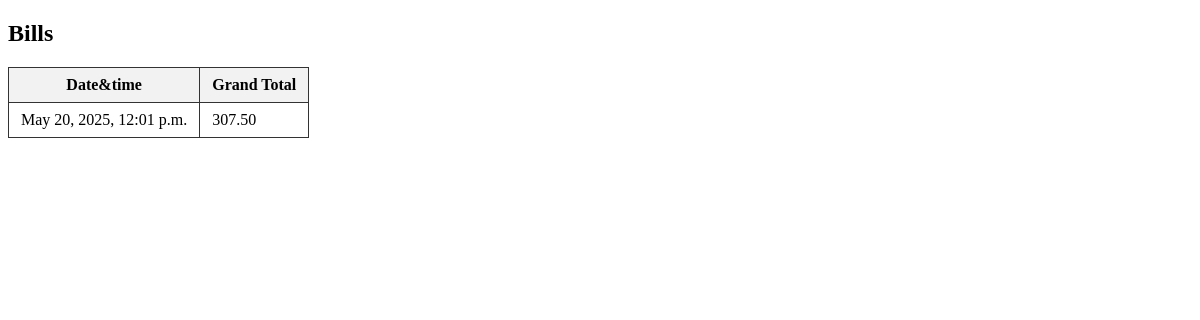
/bills, run on an earlier commit of the app's database.
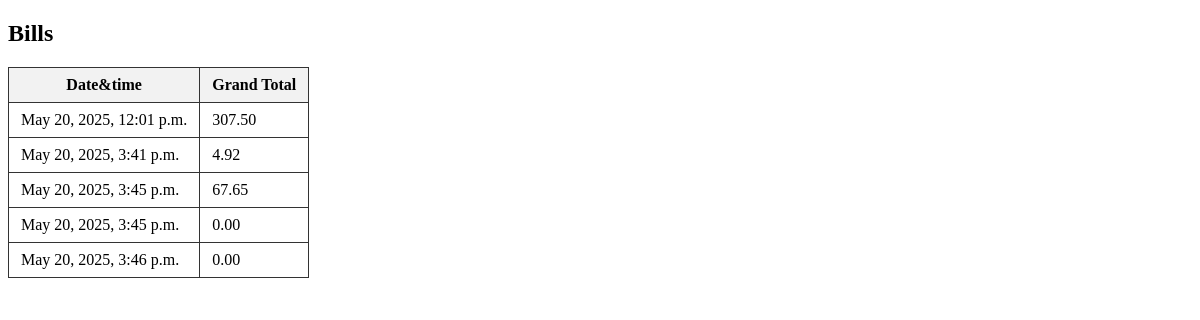
And on a later commit of the database.
### billApp/models.py (models this page shows, shortened)
class Bill(models.Model):
    bill_id = models.AutoField(primary_key=True)
    bill_date = models.DateTimeField(auto_now_add=True)
    bill_amount = models.DecimalField(max_digits=10, decimal_places=2)

### billApp/views.py (the view)
# urls.py: path('bills', views.get_bills, name='get_bills')
def get_bills(request):
    if request.method == 'GET':
        bills = Bill.objects.all()
        if request.path == '/api/bills':
            data = []
            for bill in bills:
                data.append({
                    'bill_date&time': bill.bill_date,
                    'grand_total': bill.bill_amount,
                })
            return JsonResponse(data, safe=False)
        elif request.path == '/bills':
            return render(request, 'bills.html', {'bills': bills})
        else:
            return JsonResponse({'status': 'error', 'message': 'Invalid path'})
    return JsonResponse({'status': 'error', 'message': 'Invalid request method'})

### billApp/templates/bills.html (shortened to what this page needs)
<!DOCTYPE html>
<html lang="en">
<head>
</head>
<body>
    <main>
        <h2>Bills</h2>
         <table>
            <thead>
                <tr>
                    <th>Date&amp;time</th>
                    <th>Grand Total</th>
                </tr>
            </thead>
            <tbody>
                {% for bill in bills %}
                <tr>
                    <td>{{ bill.bill_date }}</td>
                    <td>{{ bill.bill_amount }}</td>
                </tr>
                {% empty %}
                <tr>
                    <td colspan="3">No bills found.</td>
                </tr>
                {% endfor %}
            </tbody>
        </table>
    </main>
</html>

### billApp/templates/bills.html (style rules this page uses)
table { border-collapse: collapse; }
th, td { border: 1px solid #333; padding: 8px 12px; }
th { background-color: #f2f2f2; }

What changed in the data, as far as the page shows it:
added Bill: bill_date "May 20, 2025, 3:41 p.m.", bill_amount "4.92"
added Bill: bill_date "May 20, 2025, 3:45 p.m.", bill_amount "67.65"
added Bill: bill_date "May 20, 2025, 3:45 p.m.", bill_amount "0.00"
added Bill: bill_date "May 20, 2025, 3:46 p.m.", bill_amount "0.00"
